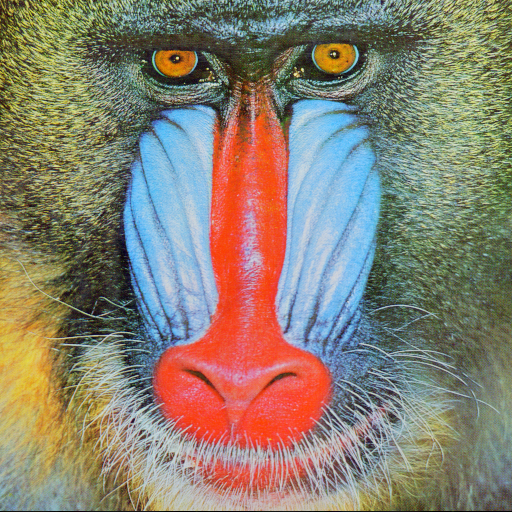
#> input picture baboon.png, 512 x 512 px; its folder holds 4 pictures in this run
$ python image_compression.py
#> lines starting #> are read from the running program, lines starting #| are printed output that depends on the picture
import numpy as np
import matplotlib.pyplot as plt

from PIL import Image

def compress_image(image_path):
#> called with image_path = 'baboon.png'
    image = Image.open(image_path).convert('L')
    print('Image size:', image.size)
#| Image size: (512, 512)
    col, row = image.size
#> col = 512; row = 512
    original_image_size = row * col
#> original_image_size = 262144

    # PIL -> numpy.array
    A = np.array(image, 'uint8')

    # SVD
    U, S, Vt = np.linalg.svd(A, full_matrices=False)
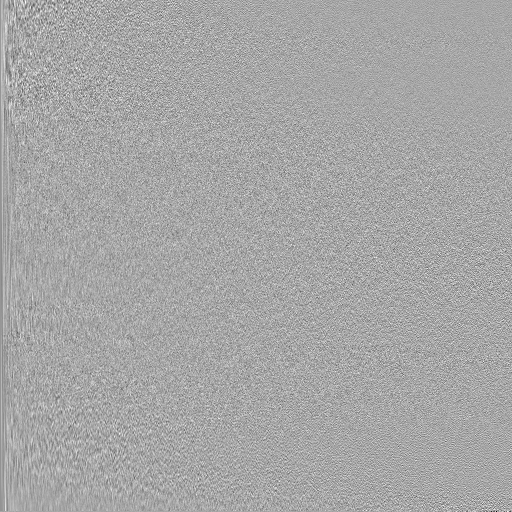
#> U: shape (512, 512) float64; min -0.416, max 0.22, mean -8.29e-05; drawn with min black and max white
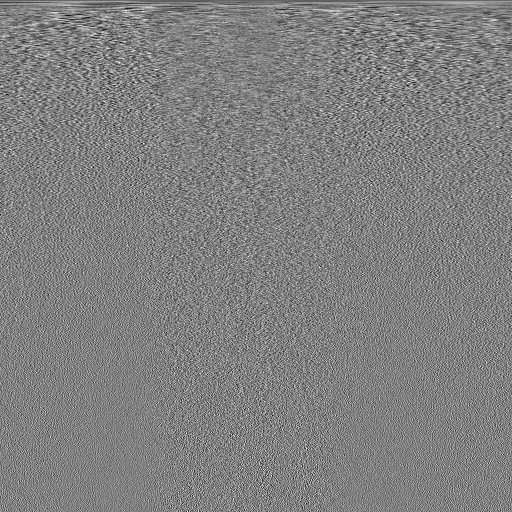
#> Vt: shape (512, 512) float64; min -0.209, max 0.206, mean -8.15e-05; drawn with min black and max white
#> S = 512 values, max 67101.2 at index 0, min 0.502 at index 511, mean 604.2
    print('The shape of U, S, Vt:', U.shape, S.shape, Vt.shape)
#| The shape of U, S, Vt: (512, 512) (512,) (512, 512)

    ranks = [4, 10, 20, 50, 128]
    plt.figure(figsize=(18, 10))

    for i, rank in enumerate(ranks, 1):
        # The @ operator can be used as a shorthand for np.matmul on ndarrays.
        new_image = U[:, :rank] @ np.diag(S[:rank]) @ Vt[:rank, :]
        compressed_image_size = rank * (row + col + 1)
        ratio = compressed_image_size / original_image_size * 100

        plt.subplot(1, len(ranks), i)
        plt.imshow(new_image, cmap='gray')
        plt.title(f'Rank: {rank}, Ratio: {ratio:.2f}')

    new_image, _ = image_path.split('.')
    new_image_path = f'{new_image}_compressed.png'
    plt.savefig(f'{new_image_path}')
    print(f'{new_image_path} saved successfully.\n')


if __name__ == '__main__':
    compress_image('baboon.png')
    compress_image('runner1.jpg')
#> call 2 of compress_image, with image_path = 'runner1.jpg'
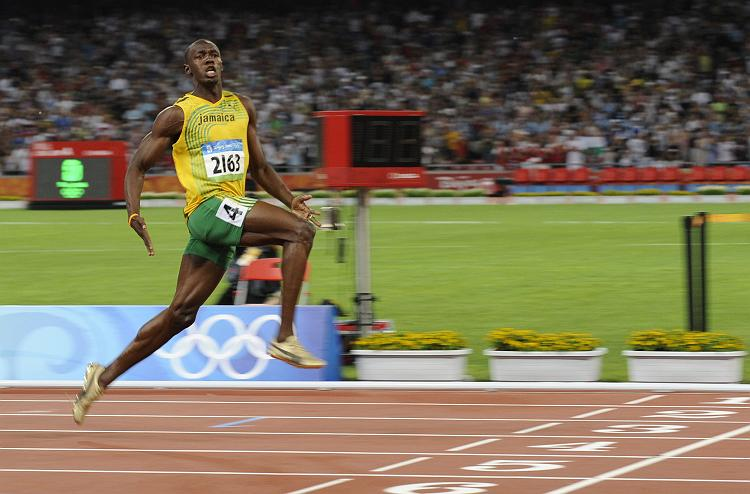
#> input picture runner1.jpg, 750 x 494 px
#> in compress_image (call 2), `image = Image.open(image_path).convert('L')`:
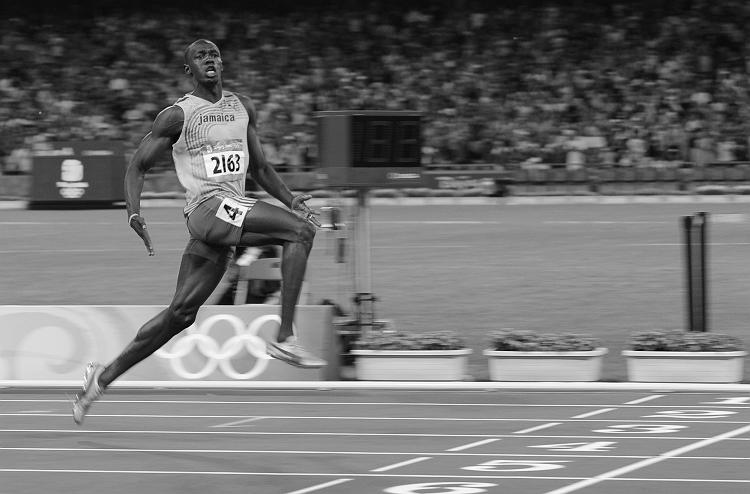
#> image: PIL image 750x494 L; min 0, max 255, mean 113
#| Image size: (750, 494)
#> in compress_image (call 2), `U, S, Vt = np.linalg.svd(A, full_matrices=False)`:
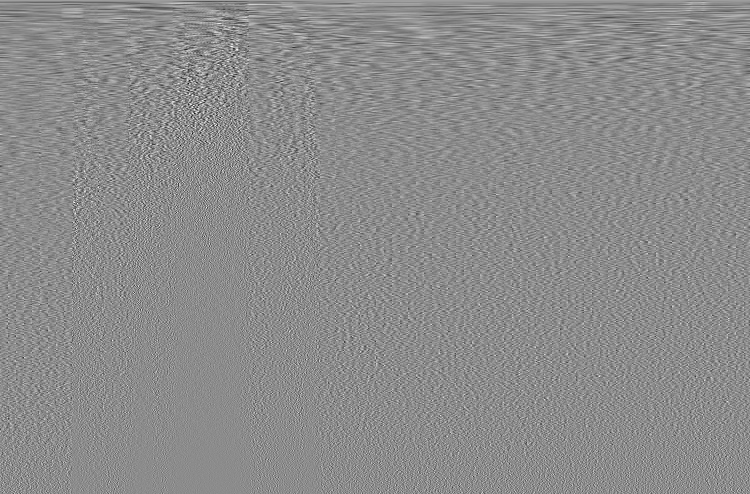
#> Vt: shape (494, 750) float64; min -0.286, max 0.234, mean 8.2e-05; drawn with min black and max white
#> in compress_image (call 2), `U, S, Vt = np.linalg.svd(A, full_matrices=False)`: S = 494 values, max 74491.7 at index 0, min 3.02 at index 493, mean 518.3
#| The shape of U, S, Vt: (494, 494) (494,) (494, 750)
#> the loop in compress_image (call 2), `for i, rank in enumerate(ranks, 1):` made 5 passes
#> pass 1, in compress_image (call 2), `new_image = U[:, :rank] @ np.diag(S[:rank]) @ Vt[:rank, :]`:
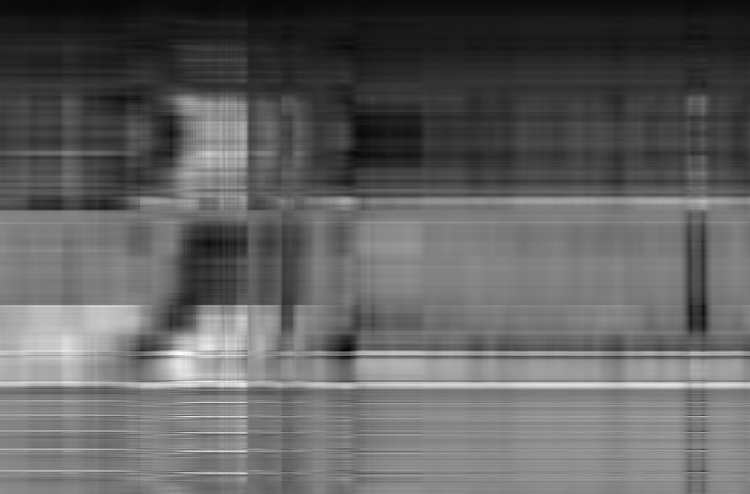
#> new_image: shape (494, 750) float64; min 2.54, max 289.9, mean 113.1; drawn with min black and max white
#> in compress_image (call 2), `plt.savefig(f'{new_image_path}')`:
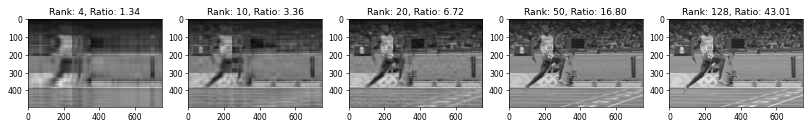
#> figure drawn by matplotlib, 5 panels
